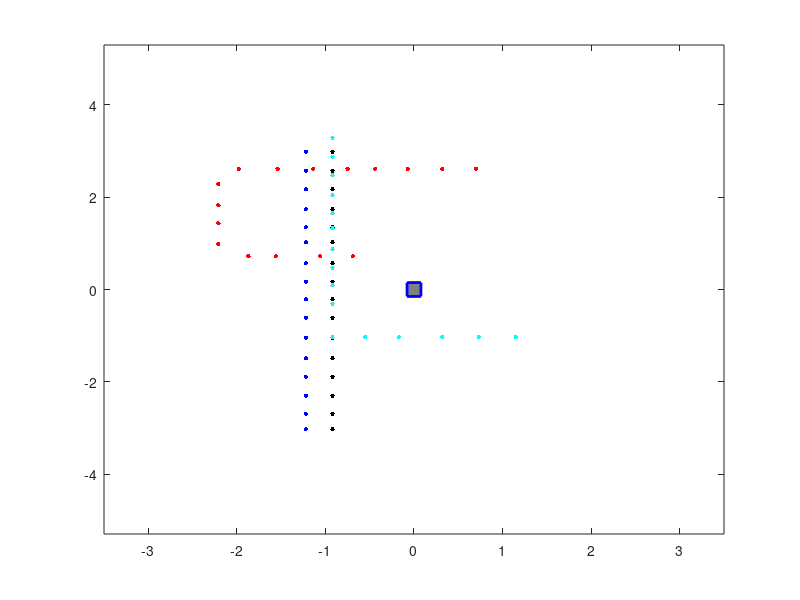

Write MATLAB code to recreate this figure.
clear;
close all

D1_tr1_x(1:8)=[4.79 4.41 4.02 3.65 3.34 2.95 2.55 2.11];
D1_tr1_x(9:12)=1.88;
D1_tr1_x(13:16)=[2.22 2.53 3.03 3.40];
D1_tr1_y(1:8)=2.68;
D1_tr1_y(9:12)=[3.01 3.47 3.86 4.30];
D1_tr1_y(13:16)=4.57;


D2_tr1_x = repmat(2.87,1,16);
D2_tr1_y = [2.31 2.72 3.12 3.55 3.94 4.27 4.72 5.12 5.50 5.90 6.33 6.78 7.18 7.59 7.98 8.31];

D3_tr1_x = repmat(2.87,1,16)+0.3;
D3_tr1_y = [2.31 2.72 3.12 3.55 3.94 4.27 4.72 5.12 5.50 5.90 6.33 6.78 7.18 7.59 7.98 8.31];

D4_tr1_x = D3_tr1_x(1:10);
D4_tr1_x(11:16) = [3.00 3.37 3.75 4.24 4.65 5.07]+0.17;
D4_tr1_y = D3_tr1_y - 0.3;
D4_tr1_y(11:16) = 6.32;

%%
Ori_dist_left = 4.09;
Ori_dist_upp  = 5.29;

Gtruth_D1.x = D1_tr1_x - Ori_dist_left;
Gtruth_D1.y = Ori_dist_upp - D1_tr1_y;

Gtruth_D2.x = D2_tr1_x - Ori_dist_left;
Gtruth_D2.y = Ori_dist_upp - D2_tr1_y;

Gtruth_D3.x = D3_tr1_x - Ori_dist_left;
Gtruth_D3.y = Ori_dist_upp - D3_tr1_y;

Gtruth_D4.x = D4_tr1_x - Ori_dist_left;
Gtruth_D4.y = Ori_dist_upp - D4_tr1_y;

Wdt = 7;
Len = 10.58;
figure('Position',[650 200 Wdt*100 Len*100])
plot(0,0,'gs',...
    'LineWidth',2,...
    'MarkerSize',10,...
    'MarkerEdgeColor','b',...
    'MarkerFaceColor',[0.5,0.5,0.5])
hold on

plot(Gtruth_D1.x,Gtruth_D1.y,'r.','MarkerSize',10);hold on
plot(Gtruth_D2.x,Gtruth_D2.y,'b.','MarkerSize',10);hold on
plot(Gtruth_D3.x,Gtruth_D3.y,'k.','MarkerSize',10);hold on
plot(Gtruth_D4.x,Gtruth_D4.y,'c.','MarkerSize',10);hold on
xlim([-Wdt/2 Wdt/2]);
ylim([-Len/2 Len/2]);

save('groundtruth_tr1.mat','Gtruth_D1','Gtruth_D2','Gtruth_D3','Gtruth_D4');